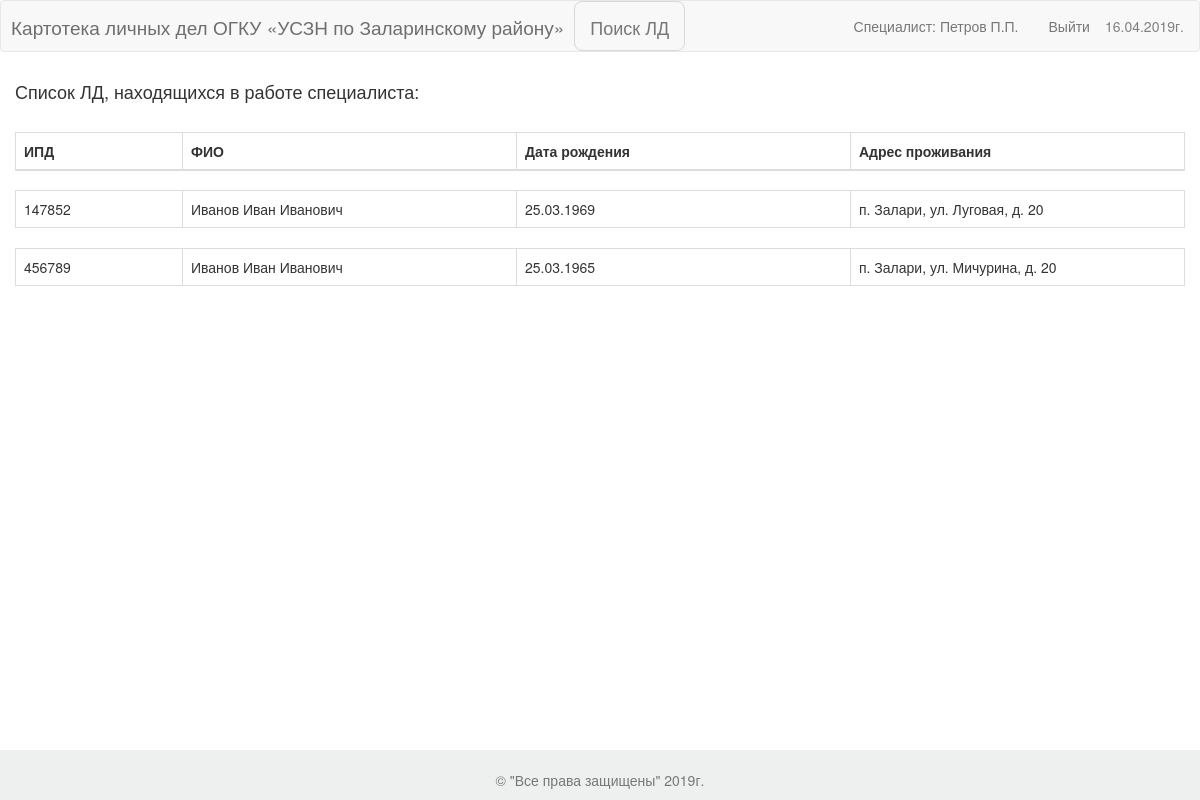
Before: /injob (signed in) with the older database file.
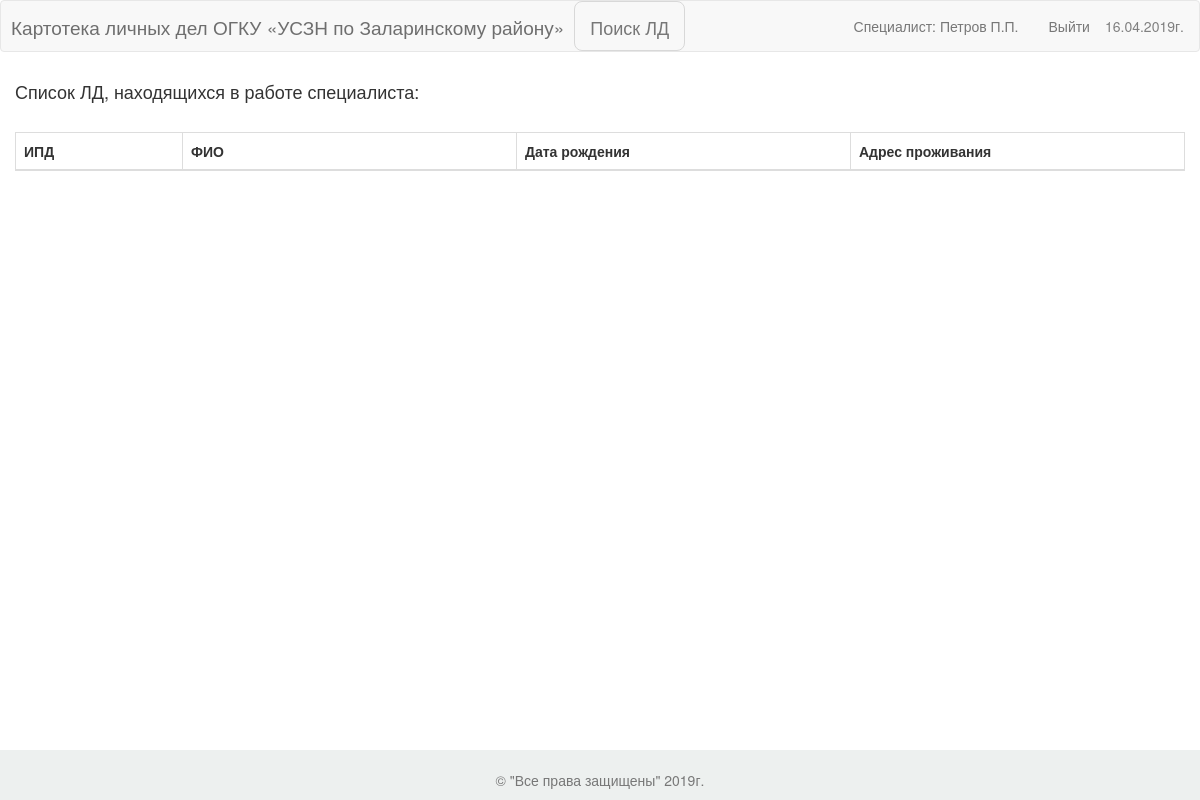
After: the same page with the newer database file.
### users/models.py (models this page shows, shortened)
class UsersProfile(models.Model):
    user = models.OneToOneField(User, null=True, blank=True, help_text='Ссылка на Django-аккаунт')
    fio = models.CharField(max_length=255, help_text='ФИО')
    def get_fio(self, dots=True):
        fio = self.fio.replace("  ", " ").strip()
        fio_split = fio.split(" ")
        if len(fio_split) == 0:
            fio_split.append("")
        if len(fio_split) == 1:
            fio_split.append("")
        if len(fio_split) == 2:
            fio_split.append("")
        if dots:
            return fio_split[0] + " " + fio_split[1][0] + "." + fio_split[2][0] + "."
        return fio_split[0] + " " + fio_split[1][0] + fio_split[2][0]

### main/models.py (models this page shows, shortened)
class CardIndex(models.Model):
    ipd = models.IntegerField(verbose_name='Индивидуальное порядковое дело', help_text='ИПД')
    client = models.ForeignKey(Client, verbose_name='Клиент', help_text='Клиент')
    category = models.ForeignKey(Category, verbose_name='Категория клиента', help_text='Категория клиента')
    control = models.ForeignKey(Control, verbose_name='Статус ЛД', help_text='Статус ЛД')
    spec = models.ForeignKey(UsersProfile, default="в архиве", blank=True, null=True,
                             verbose_name='Движение ЛД по специалистам', help_text='Движение ЛД')
    info = models.CharField(max_length=200, blank=True, verbose_name='Движение ЛД по другим УСЗН',
                            help_text='Движение по др. УСЗН.')

class Client(models.Model):
    last_name = models.CharField(max_length=30, help_text='Фамилия') # Фамилия
    first_name = models.CharField(max_length=30, help_text='Имя') # Имя
    middle_name = models.CharField(max_length=30, help_text='Отчество') # Отчество
    bday = models.DateField(auto_now=False, auto_now_add=False, help_text='Дата рождения') # Дата рождения
    address = models.CharField(max_length=100, help_text='Адрес проживания') # Адрес проживания
    def fio(self) -> str:
        return '{} {} {}'.format(self.last_name, self.first_name, self.middle_name)
    def __str__(self):
        return self.fio()

### main/views.py (the view)
# urls.py: url(r'^injob$', views.ldinjob, name='ldinjob'),
@login_required
def ldinjob(request):
    injob = CardIndex.objects.filter(spec=request.user.usersprofile).order_by('ipd')
    return render(request, 'main/injob.html', {'injob': injob})

### main/templates/main/injob.html (shortened to what this page needs)
{% extends "main/base.html" %}
{% block menu %}
    <a class="navbar-brand" href="{% url 'main:main' %}">Поиск ЛД</a>
{% endblock menu %}
{% block content %}
<div class="container-fluid">
    <h4 class='f-h' style="text-align: left;">Список ЛД, находящихся в работе специалиста:</h4><br>
    <div>
        <table class="table table-bordered floatThead ct">
        <thead class="thead-dark">
            <tr>
                <th class="col-xs-1">ИПД</th>
                <th class="col-xs-2">ФИО</th>
                <th class="col-xs-2">Дата рождения</th>
                <th class="col-xs-2">Адрес проживания</th>
            </tr>
        </thead>
        </table>
    </div>
</div>
    {% for ld in injob %}
<div class="container-fluid">
    <div>
        <table class="table table-bordered floatThead ct">
        <tbody>
            <tr>
                <td class="col-xs-1">{{ ld.ipd }}</td>
                <td class="col-xs-2">{{ ld.client }}</td>
                <td class="col-xs-2">{{ ld.client.bday }}</td>
                <td class="col-xs-2">{{ ld.client.address }}</td>
            </tr>
        </tbody>
        </table>
    </div>
</div>
    {% endfor %}
{% endblock content %}

### main/templates/main/base.html (shortened to what this page needs)
{% load bootstrap3 %}
<!DOCTYPE html>
<html lang="en">
<head>
    <link href="/static/css/bootstrap.min.css" rel="stylesheet">
    <link rel="stylesheet" href="/static/css/style.css">
    {% bootstrap_css %}
</head>
<body>
    <nav id="raport" class="navbar navbar-default" role="navigation">
        <div id="logo_name">
            Картотека личных дел ОГКУ &#171;УСЗН по Заларинскому району&#187;
        </div>
        <div id="menu">{% block menu %}{% endblock menu %}</div>
        <div>
            <div class="date">
                {% now "d.m.Yг." %}
            </div>
            <div id="navbar" class="navbar-collapse collapse">
                <ul class="nav navbar-nav navbar-right">
                    {% if user.is_authenticated %}
                    {% for v in request.user.groups.all %}
                        <li><a>{{ v }}: {{ request.user.usersprofile.get_fio }}</a></li>
                    {% endfor %}
                        <li><a href="{% url 'users:logout' %}">Выйти</a></li>
                    {% else %}
                        <li><a href="{% url 'users:login' %}">Войти</a></li>
                    {% endif %}
                </ul>
            </div>
        </div>
    </nav>
    {% block footer %}
        <nav class="navbar navbar-default navbar-fixed-bottom">
                <div align='center'>
                    <footer>
                        <p class="text-muted"><br>&#169 "Все права защищены" {% now "Y" %}г.</p>
                    </footer>
                </div>
        </nav>
    {% endblock footer %}
{% block content %}{% endblock content %}
</body>
</html>

Changed rows visible on the page:
no longer on this page (row edited): CardIndex: ipd "147852", client "Иванов Иван Иванович", client.bday "25.03.1969", client.address "п. Залари, ул. Луговая, д. 20"
no longer on this page (row edited): CardIndex: ipd "456789", client "Иванов Иван Иванович", client.bday "25.03.1965", client.address "п. Залари, ул. Мичурина, д. 20"
